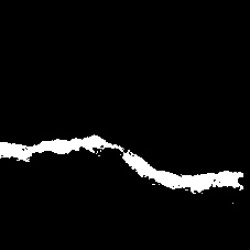
#> input picture dataset/crack.117.jpg, 250 x 250 px; its folder holds only this picture in this run
$ jupyter execute --allow-errors TEST_PIRING_KERAMIK.ipynb
#> lines starting #> are read from the running program, lines starting #| are printed output that depends on the picture; after the words box and inside, x2 and y2 are one past the last pixel; in counts of white or black regions, pixels touching at a corner belong together
# Analisis Defek Keramik — Refactored
> Notebook ini adalah versi yang sudah dioptimasi dan direfaktor dari `TEST_PIRING_KERAMIK.ipynb`.
> Semua bug, inefisiensi, dan inkonsistensi telah diperbaiki.

[cell 1]
# Standard Library
from collections import defaultdict
import os # for os.path.join
import re # for regex operations
from pathlib import Path
import gc # for garbage collection

# Third-Party
import cv2
import matplotlib.pyplot as plt
import matplotlib.gridspec as gridspec
import numpy as np
from PIL import Image
from tqdm import tqdm

# Deep Learning
import timm
import torch
import torch.nn as nn
import torch.optim as optim
from torch.utils.data import DataLoader, Dataset, random_split
from torchvision import transforms

# evaluation purposes
from sklearn.metrics import (confusion_matrix, classification_report, roc_curve, auc)
from sklearn.preprocessing import label_binarize
import seaborn as sns
import torch.nn.functional as F

## 1. Konfigurasi & Konstanta Global
Semua konstanta dan pola regex didefinisikan di satu tempat agar konsisten antara tahap EDA dan training.

[cell 2]
# ── PATH DATASET ──────────────────────────────────────────────────────────────
DATASET_PATH = Path("dataset")

# ── EKSTENSI GAMBAR (tuple, bukan string) ──────────────────────────────────────
# FIX #1: exts = ('.jpg') adalah string biasa, bukan tuple.
# Gunakan tuple eksplisit agar bisa ditambah ekstensi lain dengan mudah.
IMAGE_EXTS = ('.jpg', '.jpeg', '.png')

# ── POLA DEFEK — SATU DEFINISI UNTUK EDA & TRAINING ───────────────────────────
# FIX #2: Sebelumnya ada dua versi DEFECT_PATTERNS yang berbeda (anchored vs unanchored)
# di sel EDA dan sel training, menyebabkan klasifikasi yang tidak konsisten.
# Kini ada satu definisi tunggal: folder-first, lalu nama file, dengan pola unanchored.
DEFECT_PATTERNS = {
    'crack'  : re.compile(r'crack',   re.IGNORECASE),
    'spot'   : re.compile(r'spot',    re.IGNORECASE),
    'pinhole': re.compile(r'pinhole', re.IGNORECASE),
}
DEFECT_TYPES = ['crack', 'spot', 'pinhole', 'unknown']
MAIN_TYPES   = ['crack', 'spot', 'pinhole']

CATEGORY_COLORS = {
    'crack'  : '#e74c3c',
    'spot'   : '#f39c12',
    'pinhole': '#3498db',
    'unknown': '#95a5a6',
}

## 2. Helper Functions
Semua fungsi utilitas dipisahkan di satu blok agar mudah di-test dan di-reuse.

[cell 3]
def collect_image_paths(root, exts=IMAGE_EXTS):
    """Kumpulkan semua path gambar secara rekursif menggunakan Path.rglob.

    FIX #5: Sebelumnya ada dua cara pengumpulan gambar yang berbeda:
    - Cell 1 memakai Path.glob (flat, tidak rekursif)
    - Cell 2 memakai os.walk (rekursif, tapi verbose)
    Kini disatukan dengan Path.rglob yang lebih Pythonic dan ringkas.
    """
    root = Path(root)
    return sorted(str(p) for ext in exts for p in root.rglob(f'*{ext}'))


def threshold_otsu(gray):
    """Hitung threshold Otsu dan kembalikan gambar biner.

    FIX #4: measure_crack_thickness dan get_contour_lengths keduanya memanggil
    cv2.threshold dengan parameter identik secara terpisah. Dengan memisahkan
    operasi ini, kita bisa menghitung biner sekali dan membagikannya ke kedua
    fungsi, menghindari komputasi ganda per gambar.
    """
    _, binary = cv2.threshold(gray, 0, 255, cv2.THRESH_BINARY_INV + cv2.THRESH_OTSU)
    kernel = cv2.getStructuringElement(cv2.MORPH_RECT, (3, 3))
    binary = cv2.morphologyEx(binary, cv2.MORPH_OPEN, kernel, iterations=1)
    return binary


def measure_crack_thickness(binary):
    """Hitung ketebalan rata-rata garis retak dari gambar biner."""
    if binary.sum() == 0 or np.all(binary == 255):
        return 0.0
    dist    = cv2.distanceTransform(binary, cv2.DIST_L2, 5)
    nonzero = dist[dist > 0]
    return float(np.mean(nonzero) * 2) if len(nonzero) > 0 else 0.0


def get_contour_lengths(binary):
    """Ukur panjang semua kontur dari gambar biner."""
    contours, _ = cv2.findContours(binary, cv2.RETR_EXTERNAL, cv2.CHAIN_APPROX_SIMPLE)
    return [
        cv2.arcLength(cnt, closed=False)
        for cnt in contours
        if cv2.arcLength(cnt, closed=False) > 0
    ]


def is_blank(gray, threshold=10):
    """Deteksi apakah gambar hitam, putih, atau abu-abu solid."""
    mean_val = np.mean(gray)
    std_val  = np.std(gray)
    if std_val < threshold:
        if mean_val < 30:
            return 'HITAM'
        elif mean_val > 225:
            return 'PUTIH'
        return 'SOLID (abu-abu)'
    return None


def classify_by_path(filepath):
    """Klasifikasi defek berdasarkan nama folder (prioritas) atau nama file.

    FIX #2 (lanjutan): Fungsi ini menggantikan classify_by_filename (EDA)
    dan classify_by_path (training) menjadi satu implementasi tunggal.
    """
    filepath = Path(filepath)
    # Prioritas 1: nama folder induk
    for defect_type, pattern in DEFECT_PATTERNS.items():
        if pattern.search(filepath.parent.name):
            return defect_type
    # Prioritas 2: nama file
    for defect_type, pattern in DEFECT_PATTERNS.items():
        if pattern.search(filepath.name):
            return defect_type

    return 'unknown'

## 3. EDA — Analisis Dataset
**PASS-1**: Deteksi gambar blank.
**PASS-2**: Analisis utama dengan satu kali baca per gambar (termasuk cache white pixel count untuk Plot 4).

[cell 4]
image_paths = collect_image_paths(DATASET_PATH)
print(f"Total gambar ditemukan: {len(image_paths)}")

# ── PASS-1: DETEKSI BLANK ─────────────────────────────────────────────────────
print("\n[PASS-1] Mendeteksi gambar blank...")
blank_images = []

for path in image_paths:
    img = cv2.imread(path)
#> img is the input picture: shape (250, 250, 3); min 0, max 255, mean 12.6
    if img is None:
        continue
    gray       = cv2.cvtColor(img, cv2.COLOR_BGR2GRAY)
    blank_type = is_blank(gray)
#> in is_blank, `mean_val = np.mean(gray)`: mean_val = 12.6
#> in is_blank, `std_val  = np.std(gray)`: std_val = 53.67
    if blank_type:
        blank_images.append((os.path.basename(path), blank_type))

blank_filenames = {fname for fname, _ in blank_images}
image_paths     = [p for p in image_paths if os.path.basename(p) not in blank_filenames]
print(f"Gambar blank ditemukan  : {len(blank_images)}")
print(f"Total gambar valid      : {len(image_paths)}")

# ── PASS-2: ANALISIS UTAMA ────────────────────────────────────────────────────
# FIX #3 & #4: Semua metrik dihitung dalam satu loop — termasuk white_pixels
# yang sebelumnya dihitung ulang dengan membaca semua file lagi di Plot 4.
print("\n[PASS-2] Menganalisis gambar valid...")
all_thicknesses      = []
total_defects        = defaultdict(int)
per_image_results    = []
lengths_per_category = {k: [] for k in DEFECT_TYPES}

for path in tqdm(image_paths, desc="Analisis"):
    img = cv2.imread(path)
    if img is None:
        print(f"[SKIP] Tidak bisa dibaca: {path}")
        continue

    gray     = cv2.cvtColor(img, cv2.COLOR_BGR2GRAY)
    filename = os.path.basename(path)

    # Hitung biner sekali, gunakan untuk semua operasi (FIX #4)
    binary      = threshold_otsu(gray)
#> in threshold_otsu, `_, binary = cv2.threshold(gray, 0, 255, cv2.THRESH_BINARY_INV + cv2.TH..`:
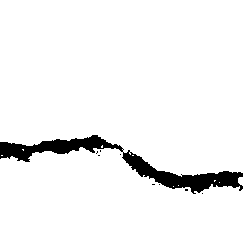
#> binary: shape (250, 250); 95.1% white; 9 black regions (8 under 20 px), largest, box (x1, y1, x2, y2) and area: (0, 135, 243, 194) 3069
#> in threshold_otsu, `binary = cv2.morphologyEx(binary, cv2.MORPH_OPEN, kernel, iterations=1)`:
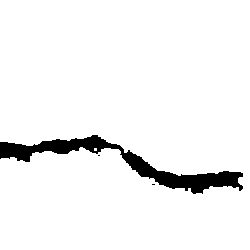
#> binary: shape (250, 250); 94.9% white; 3 black regions (2 under 20 px)
    thickness   = measure_crack_thickness(binary)
#> in measure_crack_thickness, `dist    = cv2.distanceTransform(binary, cv2.DIST_L2, 5)`:
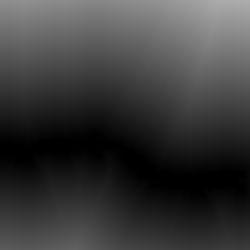
#> dist: shape (250, 250) float32; min 0, max 173.8, mean 59.2
#> thickness = 124.7
    lengths     = get_contour_lengths(binary)
#> in get_contour_lengths, `contours, _ = cv2.findContours(binary, cv2.RETR_EXTERNAL, cv2.CHAIN_AP..`: contours = 2 contours, 1 with area under 20; largest, box (x1, y1, x2, y2) and area: (0, 0, 250, 250) 58518
#> lengths = [6, 1358.1]
    white_count = int(np.sum(binary == 255))  # cache untuk Plot 4 (FIX #3)
#> white_count = 59293

    defect_type = classify_by_path(path) or 'unknown'

    all_thicknesses.append(thickness)
    total_defects[defect_type] += 1
    lengths_per_category[defect_type].extend(lengths)

    per_image_results.append({
        'file'        : filename,
        'thickness'   : round(thickness, 2),
        'defect'      : defect_type,
        'white_pixels': white_count,
    })

# ── LAPORAN ───────────────────────────────────────────────────────────────────
valid_thick = [t for t in all_thicknesses if t > 0]
#> valid_thick = [124.7]
avg_thick   = np.mean(valid_thick) if valid_thick else 0.0
#> avg_thick = 124.7

print("\n" + "="*60)
print("            HASIL ANALISIS DATASET DEFEK")
print("="*60)
print(f"\n[1] KETEBALAN RATA-RATA GARIS RETAK")
print(f"    → {avg_thick:.2f} pixel  (dari {len(valid_thick)} gambar berisi retak)")
#|     → 124.73 pixel  (dari 1 gambar berisi retak)

print(f"\n[2] GAMBAR BLANK (dikeluarkan dari analisis)")
if blank_images:
    print(f"    → {len(blank_images)} gambar ditemukan:")
    for fname, btype in blank_images:
        print(f"       • {fname}  [{btype}]")
else:
    print("    → Tidak ada gambar blank.")

print(f"\n[3] JUMLAH DEFEK BERDASARKAN NAMA FILE")
print(f"    Pola: crack | spot | pinhole (folder atau nama file)")
print(f"    {'Jenis':<10} {'Jumlah':>8}")
print(f"    {'-'*20}")
for dtype in DEFECT_TYPES:
    if total_defects[dtype] > 0:
        print(f"    {dtype:<10} {total_defects[dtype]:>8}")
print(f"    {'-'*20}")
print(f"    {'TOTAL':<10} {sum(total_defects.values()):>8}")

print(f"\n[4] DISTRIBUSI PANJANG KONTUR PER KATEGORI (pixel)")
print(f"    {'Kategori':<10} {'Jml Kontur':>12} {'Min':>8} {'Max':>8} {'Rata-rata':>10} {'Median':>8}")
print(f"    {'-'*60}")
for dtype in DEFECT_TYPES:
    lens = lengths_per_category[dtype]
    if lens:
        print(f"    {dtype:<10} {len(lens):>12} {min(lens):>8.1f} {max(lens):>8.1f} "
              f"{np.mean(lens):>10.1f} {np.median(lens):>8.1f}")
    else:
        print(f"    {dtype:<10} {'0':>12} {'-':>8} {'-':>8} {'-':>10} {'-':>8}")

## 4. Visualisasi
Plot 4 kini menggunakan data yang sudah di-cache dari PASS-2, tanpa re-read file.

[cell 5]
fig, axes = plt.subplots(2, 2, figsize=(14, 10))
fig.suptitle('Analisis Defek Dataset Keramik', fontsize=14, fontweight='bold')

# ── Plot 1: Distribusi Ketebalan ─────────────────────────────────────────────
axes[0, 0].hist(valid_thick, bins=30, color='steelblue', edgecolor='white')
axes[0, 0].axvline(avg_thick, color='red', linestyle='--',
                   label=f'Rata-rata: {avg_thick:.1f}px')
axes[0, 0].set_title('Distribusi Ketebalan Retak')
axes[0, 0].set_xlabel('Ketebalan (pixel)')
axes[0, 0].set_ylabel('Jumlah Gambar')
axes[0, 0].legend()

# ── Plot 2: Jumlah Defek per Kategori ────────────────────────────────────────
labels = [t for t in MAIN_TYPES if total_defects[t] > 0]
values = [total_defects[t] for t in labels]
colors = [CATEGORY_COLORS[t] for t in labels]
bars   = axes[0, 1].bar(labels, values, color=colors, edgecolor='white', width=0.5)
axes[0, 1].set_title('Jumlah Defek per Kategori (dari Nama File)')
axes[0, 1].set_ylabel('Jumlah Gambar')
for bar, val in zip(bars, values):
    axes[0, 1].text(bar.get_x() + bar.get_width() / 2,
                    bar.get_height() + max(values) * 0.01,
                    str(val), ha='center', fontweight='bold')

# ── Plot 3: Histogram Panjang Kontur per Kategori ────────────────────────────
for dtype in MAIN_TYPES:
    lens = lengths_per_category[dtype]
    if lens:
        axes[1, 0].hist(lens, bins=40, alpha=0.6,
                        color=CATEGORY_COLORS[dtype], edgecolor='white', label=dtype)
        axes[1, 0].axvline(np.mean(lens), color=CATEGORY_COLORS[dtype],
                           linestyle='--', linewidth=1.2)
axes[1, 0].set_title('Distribusi Panjang Kontur per Kategori')
axes[1, 0].set_xlabel('Panjang Kontur (pixel)')
axes[1, 0].set_ylabel('Jumlah Kontur')
axes[1, 0].legend()

# ── Plot 4: Jumlah Pixel Putih per Gambar (FIX #3: gunakan cache, tidak re-read) ─
white_pixel_counts = [r['white_pixels'] for r in per_image_results]
#> white_pixel_counts = [59293]
axes[1, 1].hist(white_pixel_counts, bins=30, color='lightcoral', edgecolor='white')
axes[1, 1].set_title('Jumlah Pixel Putih per Gambar')
axes[1, 1].set_xlabel('Jumlah Pixel Putih')
axes[1, 1].set_ylabel('Jumlah Gambar')

plt.tight_layout()
plt.show()
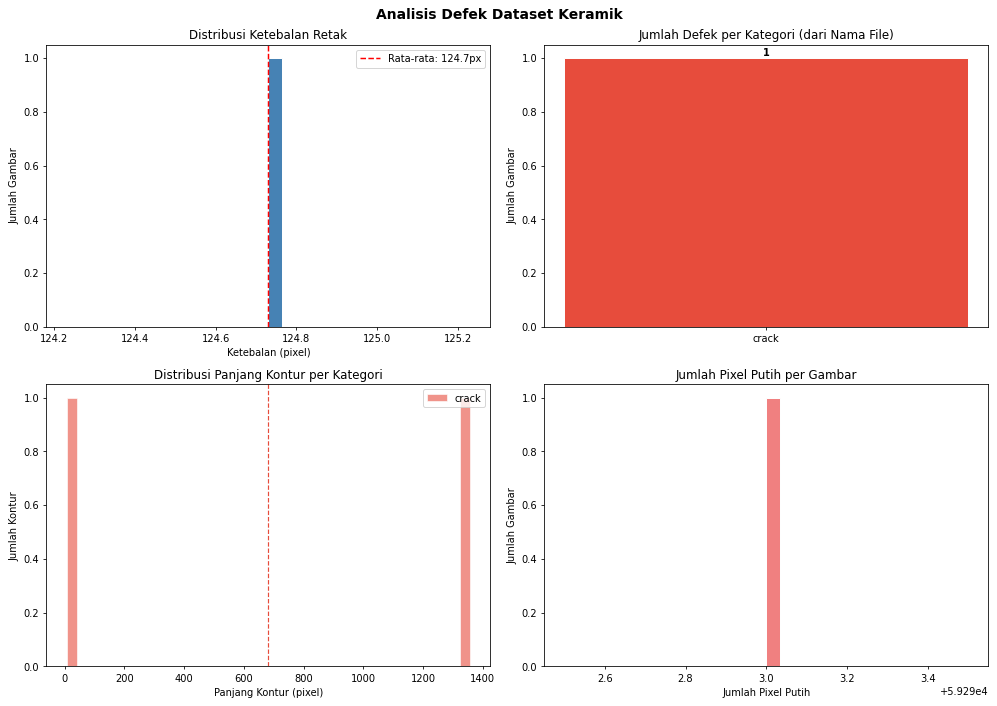
#> figure drawn by matplotlib, 4 panels; panel 1: tallest bar 1 high, from x = 124.7 to 124.8; panel 4: tallest bar 1 high, from x = 59293 to 59293

## 5. Persiapan Data Training
Label diambil dari fungsi `classify_by_path` yang sudah disatukan. Gambar 'unknown' difilter dengan peringatan eksplisit.

[cell 6]
# ── 1. FILTER & LABEL ──────────────────────────────────────────────────────────
# FIX #9: Tambahkan peringatan eksplisit jika banyak data yang gugur karena 'unknown'
valid_paths      = []
valid_labels_str = []

for path in image_paths:
    label = classify_by_path(path)
    if label != 'unknown':
        valid_paths.append(path)
        valid_labels_str.append(label)

dropped = len(image_paths) - len(valid_paths)
if dropped > 0:
    print(f"⚠️  {dropped} gambar digugurkan karena label 'unknown' "
          f"({dropped/len(image_paths)*100:.1f}% dari total valid)")

unique_classes   = sorted(set(valid_labels_str))
class_to_idx     = {cls: i for i, cls in enumerate(unique_classes)}
valid_labels_int = [class_to_idx[lbl] for lbl in valid_labels_str]
NUM_CLASSES      = len(unique_classes)

print(f"Kelas terdeteksi          : {unique_classes}")
print(f"Jumlah data untuk training: {len(valid_paths)}")

# ── 2. CUSTOM DATASET ────────────────────────────────────────────────────────
class CeramicDataset(Dataset):
    # [4 lines left out: function __init__, not called in this run]

    def __len__(self):
        return len(self.image_paths)

    # [5 lines left out: function __getitem__, not called in this run]

# ── 3. TRANSFORM & DATALOADER ────────────────────────────────────────────────
# RAM FIX A: Resize ke 224 (bukan 518) — DINOv2 vit_small support multi-resolution.
# 518² = 268K pixel/gambar vs 224² = 50K pixel/gambar → hemat ~5x memori per batch.
# Jika akurasi kurang memuaskan, naikkan ke 336 atau 448 secara bertahap.
IMG_SIZE = 224

#> (the rest of this cell did not finish here and is left out)

$ run again, on dataset/crack.1653.jpg
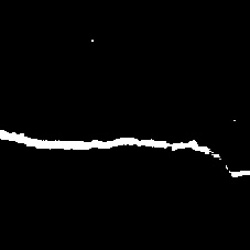
#> input picture dataset/crack.1653.jpg, 250 x 250 px
#> img is the input picture: shape (250, 250, 3); min 0, max 255, mean 6.9
#> mean_val = 6.89
#> std_val = 39.86
#> in threshold_otsu, `_, binary = cv2.threshold(gray, 0, 255, cv2.THRESH_BINARY_INV + cv2.TH..`:
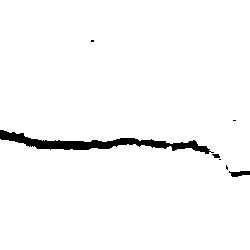
#> binary: shape (250, 250); 97.3% white; 7 black regions (4 under 20 px), largest, box (x1, y1, x2, y2) and area: (0, 130, 214, 154) 1569, (229, 171, 250, 177) 87, (212, 154, 220, 158) 25
#> thickness = 92.35
#> contours = 1 contour; box (x1, y1, x2, y2) and area: (0, 0, 250, 250) 60051
#> lengths = [1280.9]
#> white_count = 60779
#> valid_thick = [92.35]
#> avg_thick = 92.35
#|     → 92.35 pixel  (dari 1 gambar berisi retak)
#> white_pixel_counts = [60779]
#> `plt.show()`:
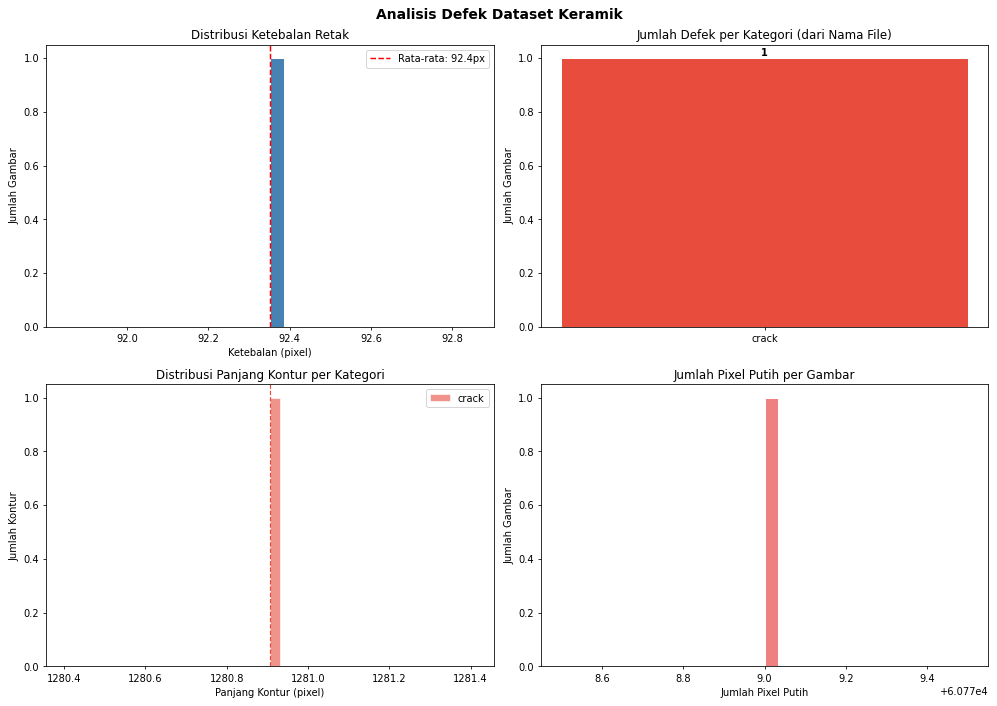
#> figure drawn by matplotlib, 4 panels; panel 1: tallest bar 1 high, from x = 92.35 to 92.39; panel 3: tallest bar 1 high, from x = 1280.9 to 1280.9; panel 4: tallest bar 1 high, from x = 60779 to 60779

$ run again, on dataset/crack.1717.jpg
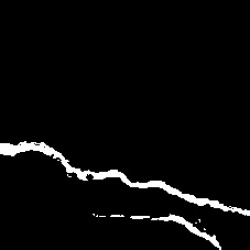
#> input picture dataset/crack.1717.jpg, 250 x 250 px
#> img is the input picture: shape (250, 250, 3); min 0, max 255, mean 9.4
#> mean_val = 9.4
#> std_val = 45.88
#> in threshold_otsu, `_, binary = cv2.threshold(gray, 0, 255, cv2.THRESH_BINARY_INV + cv2.TH..`:
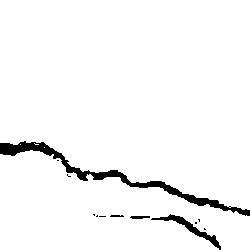
#> binary: shape (250, 250); 96.3% white; 12 black regions (8 under 20 px), largest, box (x1, y1, x2, y2) and area: (0, 141, 250, 216) 1781, (151, 214, 221, 250) 401, (130, 216, 150, 219) 50, (110, 215, 124, 217) 25
#> thickness = 133.9
#> contours = 2 contours; box (x1, y1, x2, y2) and area: (0, 0, 250, 210) 43382, (0, 150, 250, 250) 16041
#> lengths = [868.5, 648.7]
#> white_count = 60157
#> valid_thick = [133.9]
#> avg_thick = 133.9
#|     → 133.94 pixel  (dari 1 gambar berisi retak)
#> white_pixel_counts = [60157]
#> `plt.show()`:
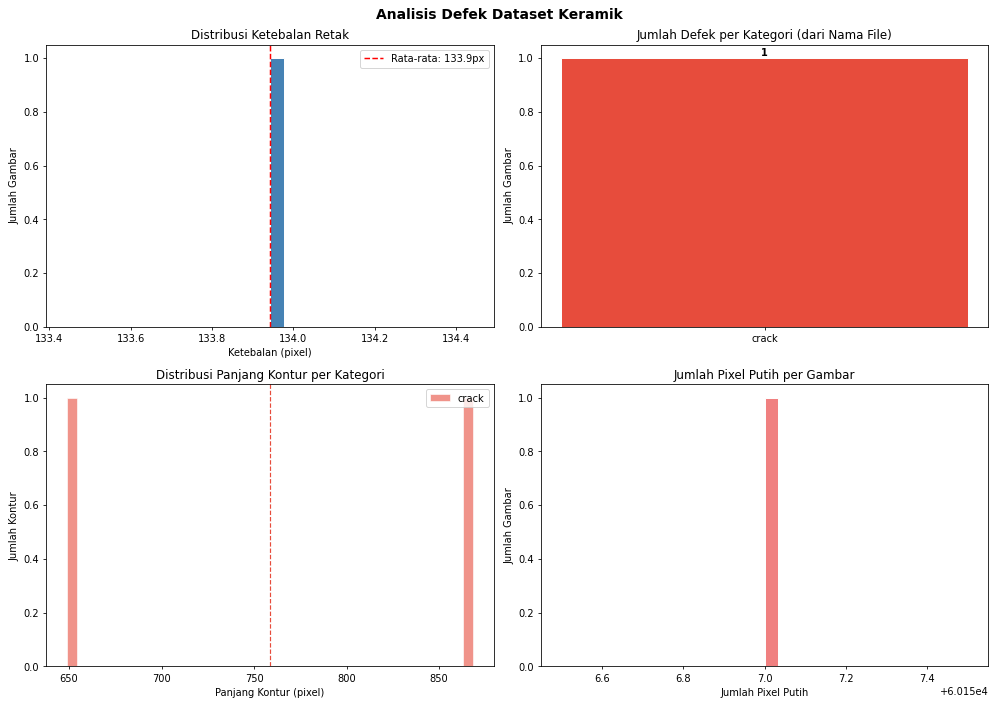
#> figure drawn by matplotlib, 4 panels; panel 1: tallest bar 1 high, from x = 133.9 to 134; panel 4: tallest bar 1 high, from x = 60157 to 60157

$ run again, on dataset/crack.1777.jpg
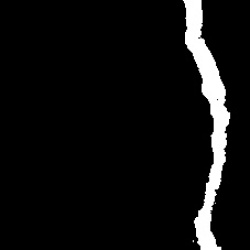
#> input picture dataset/crack.1777.jpg, 250 x 250 px
#> img is the input picture: shape (250, 250, 3); min 0, max 255, mean 16.1
#> mean_val = 16.05
#> std_val = 60.78
#> in threshold_otsu, `_, binary = cv2.threshold(gray, 0, 255, cv2.THRESH_BINARY_INV + cv2.TH..`:
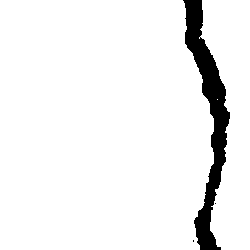
#> binary: shape (250, 250); 93.7% white; 3 black regions (2 under 20 px), largest, box (x1, y1, x2, y2) and area: (183, 0, 230, 250) 3943
#> thickness = 171.8
#> contours = 2 contours; box (x1, y1, x2, y2) and area: (0, 0, 214, 250) 49787, (201, 0, 250, 250) 8016
#> lengths = [566.2, 729.8]
#> white_count = 58535
#> valid_thick = [171.8]
#> avg_thick = 171.8
#|     → 171.84 pixel  (dari 1 gambar berisi retak)
#> white_pixel_counts = [58535]
#> `plt.show()`:
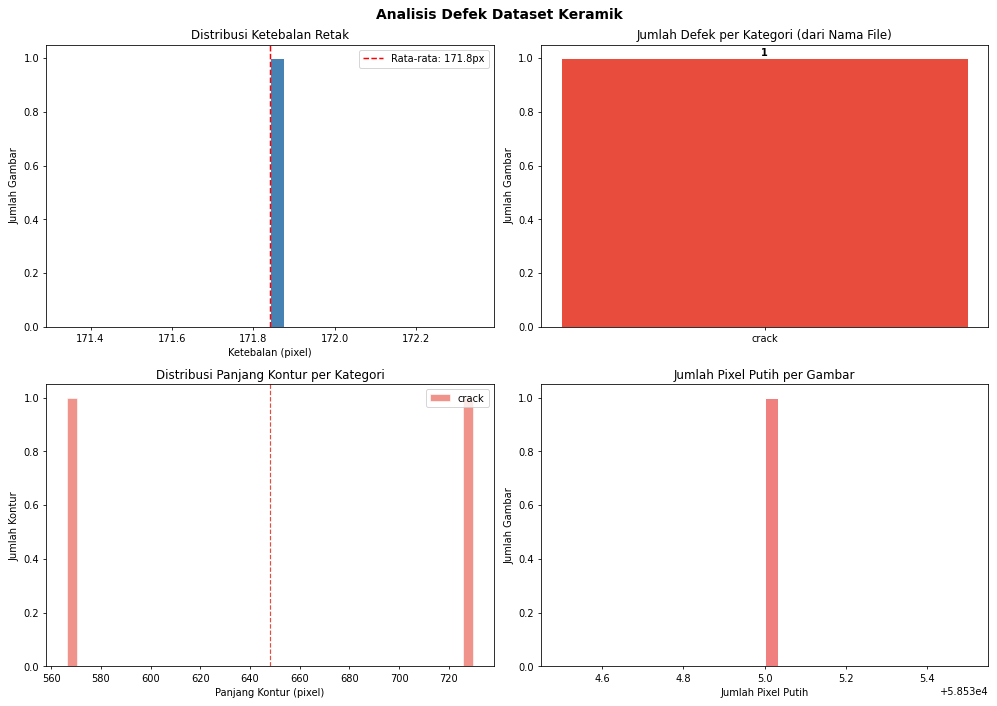
#> figure drawn by matplotlib, 4 panels; panel 1: tallest bar 1 high, from x = 171.8 to 171.9; panel 4: tallest bar 1 high, from x = 58535 to 58535
